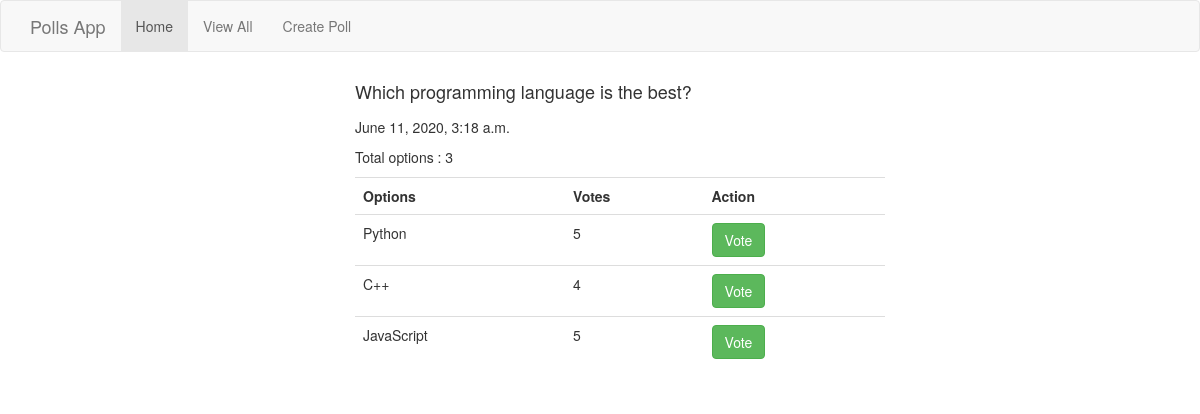
The app's page /polls/2/ with its own data.
### polls/models.py (models this page shows, shortened)
class Question(models.Model) :
    question_text = models.CharField(max_length = 200)
    pub_date = models.DateTimeField(default = dt.now())
    is_published = models.BooleanField(default=True)
    def __str__(self) :
        return self.question_text

class Choice(models.Model) :
    question = models.ForeignKey(
        Question,
        on_delete = models.CASCADE
    )
    choice_text = models.CharField(max_length=200)
    votes = models.IntegerField(default=0)

### polls/views.py (the view)
# urls.py: path('polls/<int:question_id>/', views.details, name="poll"),
def details(request, question_id) :
    try :
        question = Question.objects.get(id = question_id)
        choices = Choice.objects.filter(question = question)
        if len(choices) <= 0 :
            raise Http404("Choices not available for this question")
    except Question.DoesNotExist :
        raise Http404("Question does not exist")
    return render(request, 'poll.html', {'question': question, "choices" : choices})

### templates/poll.html (shortened to what this page needs)
{%extends 'base.html'%}
{%block content%}
    <div class="container questions">
        <ul>
            <li><h4>{{question}}</h4></li>
            <p>{{question.pub_date}}</p>
            <p>Total options : {{question.choice_set.count}}</p>
            <table class="table stripped table-hover">
                <th>Options</th>
                <th>Votes</th>
                <th>Action</th>
                {%for choice in question.choice_set.all%}
                    <tr>
                        <td>
                            {{choice.choice_text}}
                        </td>
                        <td>
                            {{choice.votes}}
                        </td>
                        <td>
                            <form action="{%url 'vote' question.id choice.id%}" method="post">
                                <input type="Submit" class="btn btn-success" value="Vote">
                            </form>
                        </td>
                    </tr>
                {%endfor%}
            </table>
        </ul>
    </div>
{%endblock%}

### templates/base.html (shortened to what this page needs)
{%load static%}
<!DOCTYPE html>
<html lang="en">
<head>
    <link rel="stylesheet" href="https://maxcdn.bootstrapcdn.com/bootstrap/3.4.1/css/bootstrap.min.css">
    <link rel="stylesheet" href="{%static 'css/main.css'%}">
</head>
<body>
    {%include 'includes/nav.html'%}
    {%block content%}
    {%endblock%}
</body>
</html>

### templates/includes/nav.html
<nav class="navbar navbar-default">
  <div class="container">
    <div class="navbar-header">
      <a class="navbar-brand" href="{%url 'home'%}">Polls App</a>
    </div>
    <ul class="nav navbar-nav">
      <li class="active"><a href="{%url 'home'%}">Home</a></li>
      <li><a href="{%url 'polls'%}">View All</a></li>
      <li><a href="/admin/polls/question/add/">Create Poll</a></li>
    </ul>
  </div>
</nav>

### public/css/main.css (style rules this page uses)
* { box-sizing: border-box; }
div.questions { width: 600px; margin: auto; }
div.questions > ul { list-style: none; }
div.questions > ul > li { margin-bottom: 15px; }

### records on screen
Question: question_text "Which programming language is the best?", pub_date "June 11, 2020, 3:18 a.m.", choice_set.count "3"
Choice: choice_text "Python", votes "5"
Choice: choice_text "C++", votes "4"
Choice: choice_text "JavaScript", votes "5"
